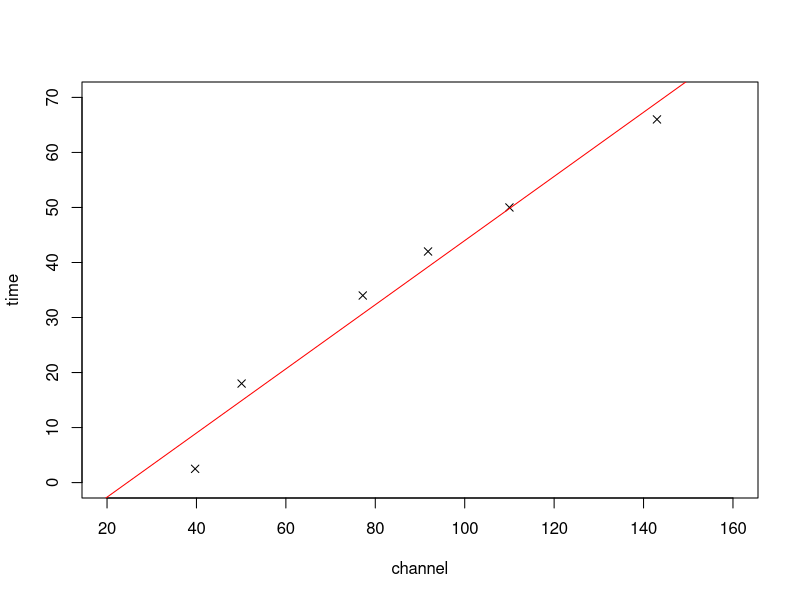
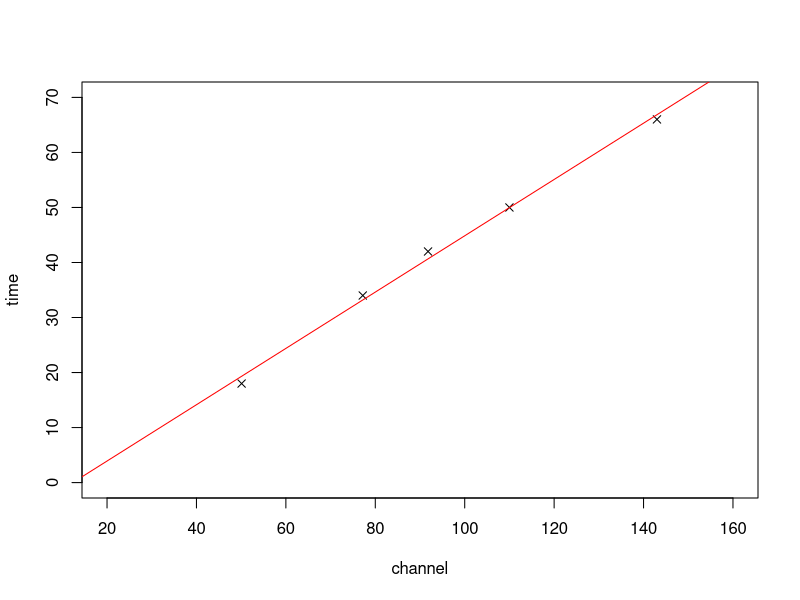

Recreate these plots in R, in order.
x <- c(39.7, 50.1, 77.2, 91.8, 110.0, 143.0)
y <- c(2.5, 18, 34, 42, 50, 66) 
plot(x, y, xlim=c(20, 160), ylim=c(0, 70), xlab = "channel", ylab = "time", pch=4)
fm <- lm(y ~ x)
summary(fm)
abline(fm, col = "red")

x <- c(50.1, 77.2, 91.8, 110.0, 143.0)
y <- c(18, 34, 42, 50, 66) 
plot(x, y, xlim=c(20, 160), ylim=c(0, 70), xlab = "channel", ylab = "time", pch=4)
fm2 <- lm(y ~ x)
summary(fm2)
abline(fm2, col = "red")